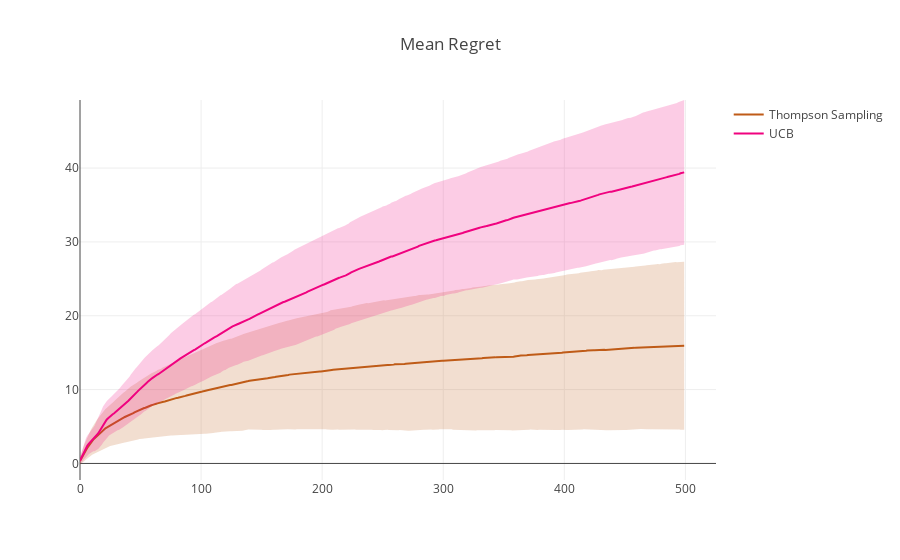

The notebook cell this image was saved under:
### Code cell
regret_plot_handler = RegretPlotHandler(sim.cumulative_regret)
regret_plot_handler.colors =cl.scales['7']['qual']['Accent']
regret_plot_handler.plot_regret(figure_layout=go.Layout(title='Mean Regret'))

### Figure 1 — Plotly figure (JSON) as saved in the notebook; plotly's stock layout.template omitted (floating-point values rounded to 4 significant figures; data arrays with more than 128 entries replaced by an {"elided": "..."} marker saying what was removed)
{"data": [{"fill": "tozerox", "fillcolor": "rgba(191,91,23,0.2)", "line": {"color": "rgba(255,255,255,0)"}, "name": "Thompson Sampling", "showlegend": false, "type": "scatter", "uid": "01c16be4-8a86-11e9-a7a5-00163e905e1a", "x": {"elided": "1000 int values"}, "y": {"elided": "1000 float values"}}, {"line": {"color": "rgb(191,91,23)"}, "mode": "lines", "name": "Thompson Sampling", "type": "scatter", "uid": "01c17080-8a86-11e9-a7a5-00163e905e1a", "x": {"elided": "500 int values"}, "y": {"elided": "500 float values"}}, {"fill": "tozerox", "fillcolor": "rgba(240,2,127,0.2)", "line": {"color": "rgba(255,255,255,0)"}, "name": "UCB", "showlegend": false, "type": "scatter", "uid": "01c17260-8a86-11e9-a7a5-00163e905e1a", "x": {"elided": "1000 int values"}, "y": {"elided": "1000 float values"}}, {"line": {"color": "rgb(240,2,127)"}, "mode": "lines", "name": "UCB", "type": "scatter", "uid": "01c173dc-8a86-11e9-a7a5-00163e905e1a", "x": {"elided": "500 int values"}, "y": {"elided": "500 float values"}}], "layout": {"autosize": true, "title": {"text": "Mean Regret"}, "xaxis": {"autorange": true, "range": [0, 525.3], "type": "linear"}, "yaxis": {"autorange": true, "range": [-2.242, 49.22], "type": "linear"}}}
